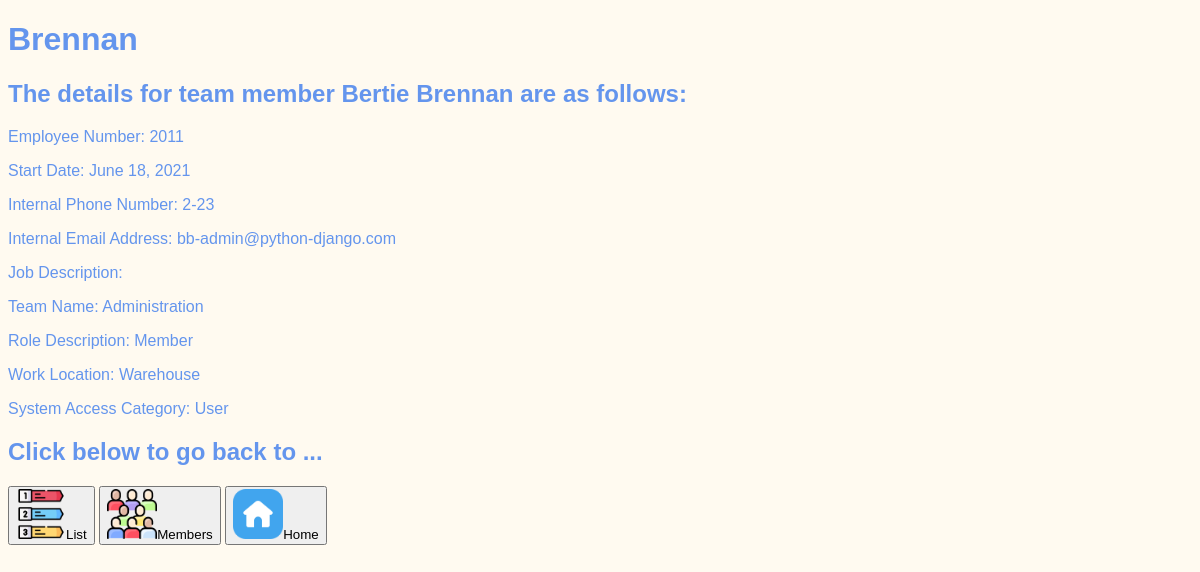
The app's page /category/memlist17, older data.
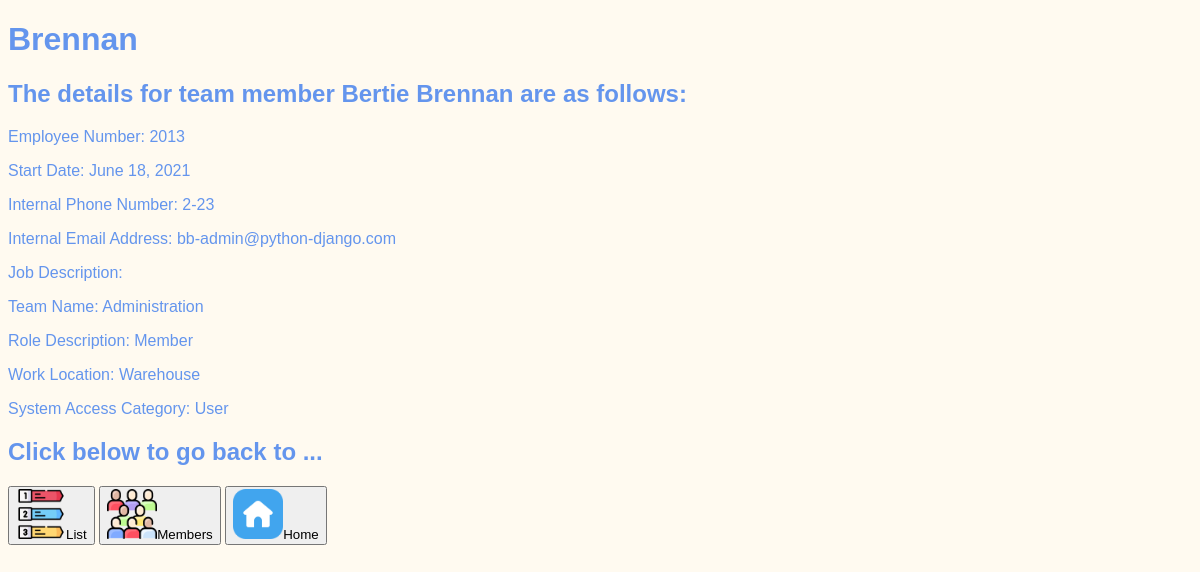
The same page, newer data.
### category/models.py (models this page shows, shortened)
class Member(models.Model):
    first_name = models.CharField(max_length=15)
    last_name = models.CharField(max_length=15)
    employee_number = models.IntegerField()
    start_date = models.DateField()
    internal_phone = models.CharField(max_length=6)
    internal_email = models.EmailField(default="*_*@python-django.com")
    job_description = models.CharField(max_length=15)
    team = models.ForeignKey(Team, on_delete=models.CASCADE)
    role = models.ForeignKey(Role, on_delete=models.CASCADE)
    location = models.ForeignKey(Location, on_delete=models.CASCADE)
    gui_type = models.CharField(max_length=7, default="User")

class Team(models.Model):
    team_name = models.CharField(max_length=20)
    team_email = models.EmailField()
    team_manager = models.CharField(max_length=25)
    def __str__(self):
        return f"{self.team_name}"

class Role(models.Model):
    role_title = models.CharField(max_length=15)
    read_permissions = models.CharField(max_length=15)
    update_permissions = models.CharField(max_length=15)
    def __str__(self):
        return f"{self.role_title}"

class Location(models.Model):
    location_name = models.CharField(max_length=30)
    address_line_1 = models.CharField(max_length=30)
    address_line_2 = models.CharField(max_length=30)
    city = models.CharField(max_length=15)
    post_code = models.CharField(max_length=10)
    def __str__(self):
        return f"{self.location_name}"

### category/views.py (the view)
# urls.py: path('memlist<int:id>', views.memdet, name="memberdetail"),
def memdet(request, id):
    member = get_object_or_404(Member, pk=id)
    return render(request, "category/members_detail.html", {"member": member})

### category/templates/category/members_detail.html (shortened to what this page needs)
{% extends "base.html" %}
{% load static %}
{% block content %}
<h1>{{member.last_name}}</h1>
<h2>The details for team member <b>{{member.first_name}} {{member.last_name}}</b> are as follows:</h2>
<p>Employee Number: {{member.employee_number}}</p>
<p>Start Date: {{member.start_date}}</p>
<p>Internal Phone Number: {{member.internal_phone}}</p>
<p>Internal Email Address: {{member.internal_email}}</p>
<p>Job Description: {{member.job.description}}</p>
<p>Team Name: {{member.team}}</p>
<p>Role Description: {{member.role}}</p>
<p>Work Location: {{member.location}}</p>
<p>System Access Category: {{member.gui_type}}</p>
<h2>Click below to go back to ...</h2>
<p>
  <a href="{% url 'members' %}"><button><img src="{% static 'tpwebsite/List.png' %}" width="50px" height="50px">List</button></a>
  <a href="{% url 'member_page' %}"><button><img src="{% static 'tpwebsite/Member.png' %}" width="50px" height="50px">Members</button></a>
  <a href="{% url 'landing_page' %}"><button><img src="{% static 'tpwebsite/Home.png' %}" width="50px" height="50px">Home</button></a>
</p>
{% endblock %}

Row changes from the older to the newer data that the page shows:
changed Member "Brennan": employee_number "2011" → "2013"
